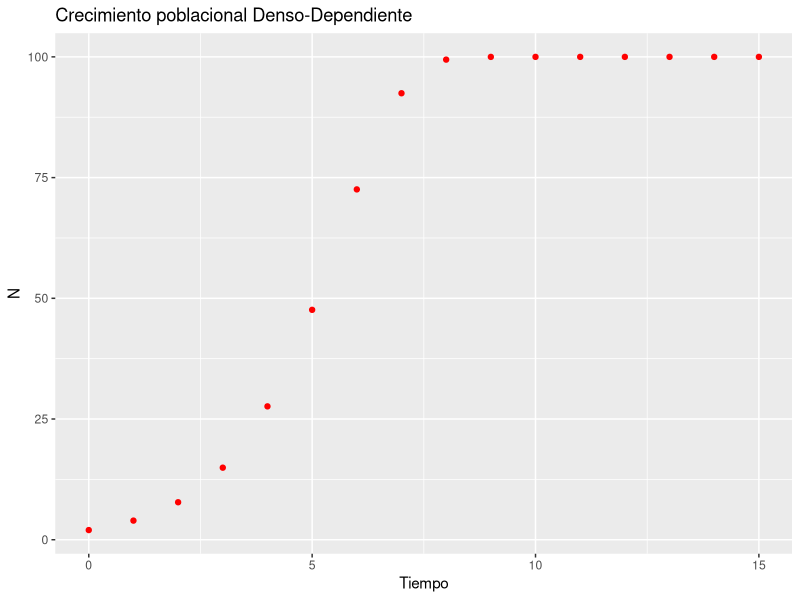
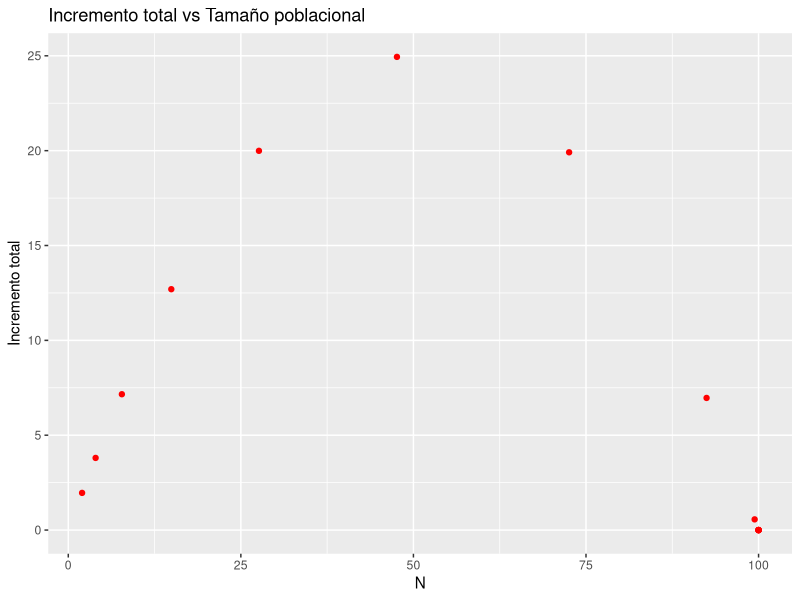
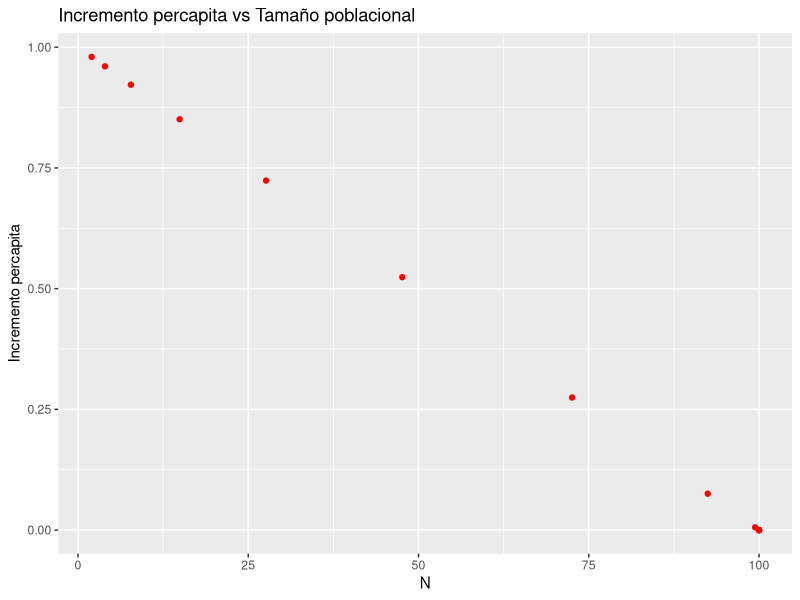
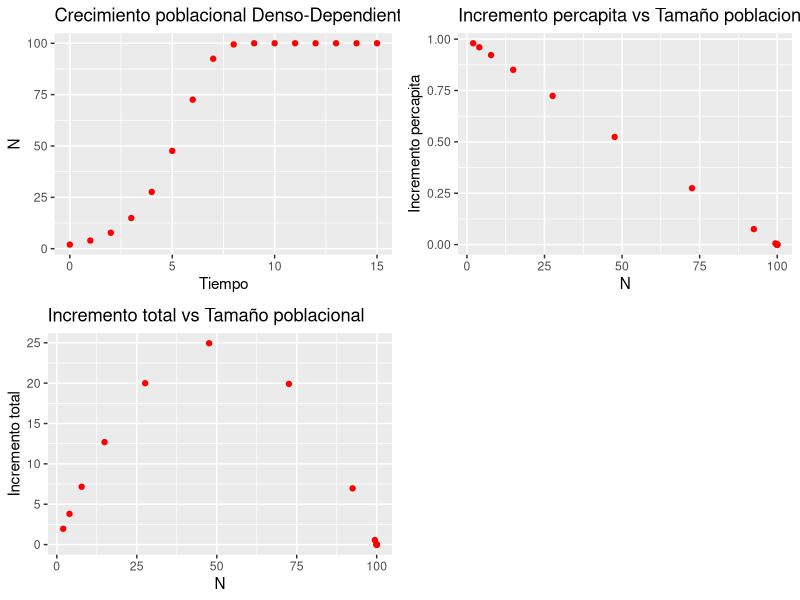
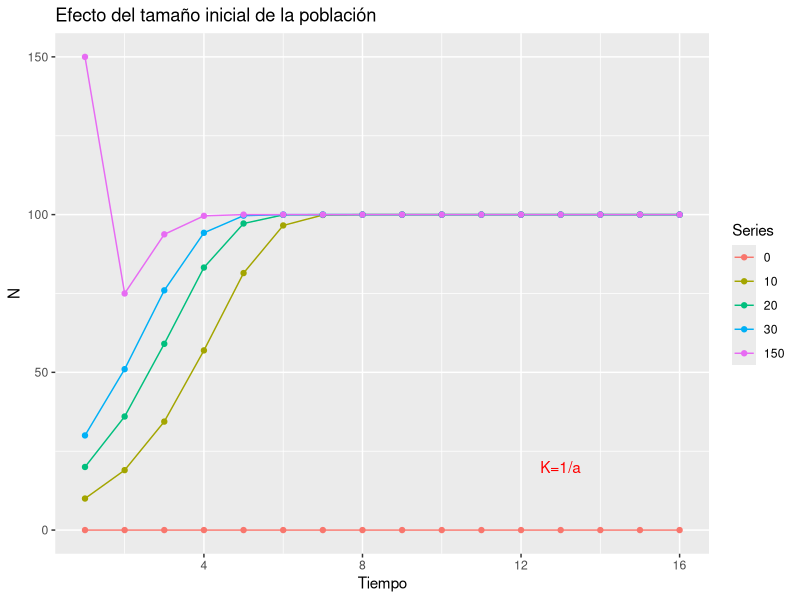
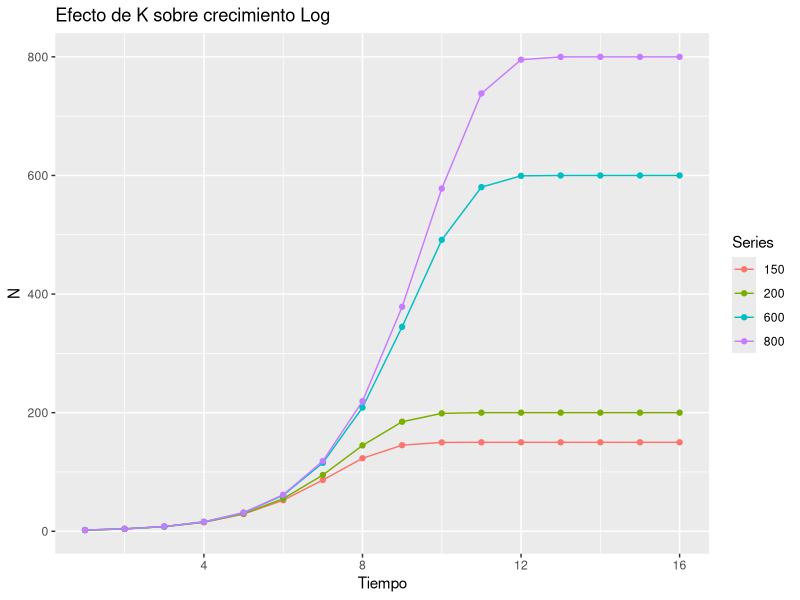
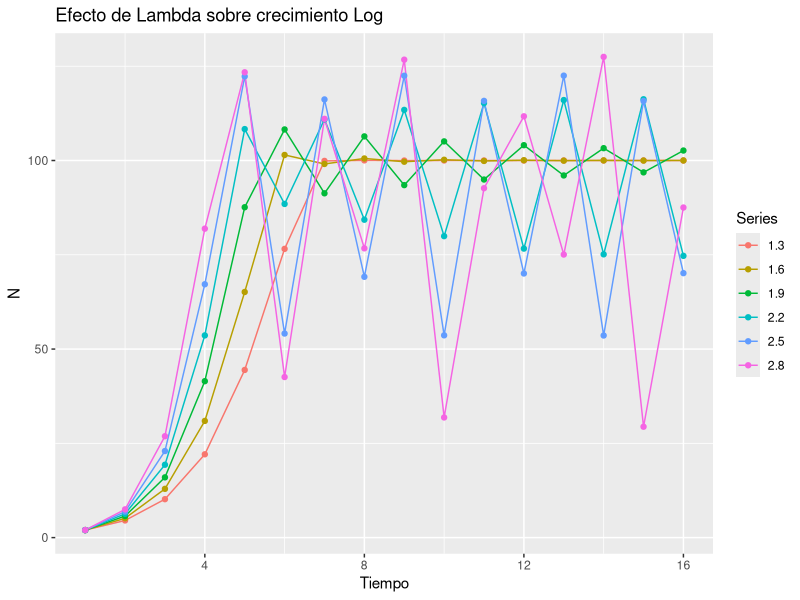
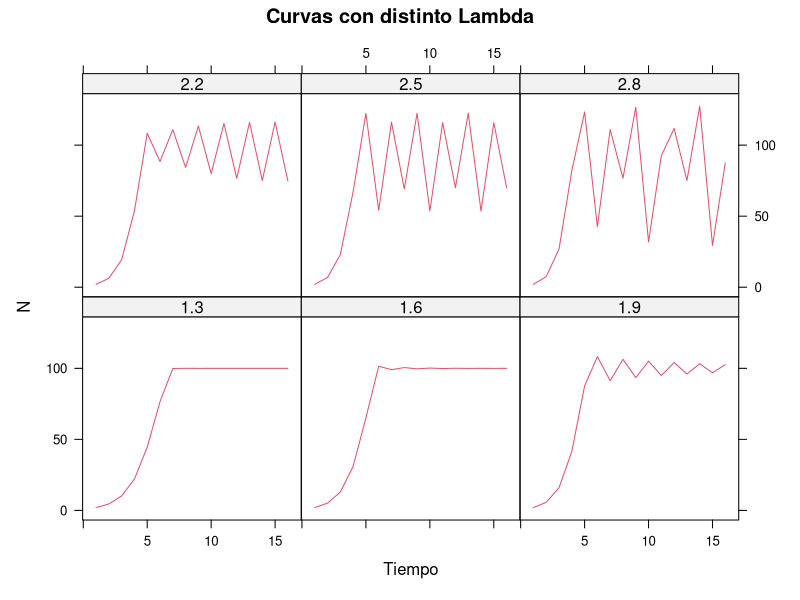

Source code (R) for these figures, in order:
#######################################################
########## Crecimiento Denso-dependiente ##############
#######################################################

## podemos generar una función simple (en tiempo discreto) para 
## proyectar el tamaño poblacional futuro incorporando los parámetros del modelo logístico.

##install.packages("ggplot2")
##install.packages("ggpubr")
##instal.packages("latice")
library(ggplot2)
library(ggpubr)
library(zoo)
library(lattice)

dlogistic <- function(K = 100, r = 1, N0 = 2, t = 15) {
    N <- c(N0, numeric(t))
      for (i in 1:t) N[i + 1] <- {
          N[i] + r * N[i] * (1 -  N[i]/K)
      }
          return(N)
}

## Podemos reemplazar los parámetros con valores predeterminados para 
## generar una proyección en el tiempo del tamaño poblacional y graficarlos: 

Nts <- dlogistic()

t <- 15; K <- 100
crec_logistic <- qplot(0:t, Nts, 
                       xlab = "Tiempo", 
                       ylab = "N",
                       main = "Crecimiento poblacional Denso-Dependiente", 
                       colour=I("Red"))
crec_logistic

## Incremento poblacional percápita vs Tamaño poblacional
## Exploremos como cambia el incremento total de la población en cada tiempo y el incremento percápita.

total.incr <- Nts[1:t + 1] - Nts[1:t]
per.capita.incr <- total.incr/Nts[1:t]


inc_total <- qplot(Nts[1:t], total.incr,
                   xlab = "N",
                   ylab = "Incremento total",
                   main = "Incremento total vs Tamaño poblacional",
                   colour=I("Red"))
inc_percapita <- qplot(Nts[1:t], per.capita.incr,
                       xlab = "N",
                       ylab = "Incremento percapita",
                       main = "Incremento percapita vs Tamaño poblacional",
                       colour=I("Red"))

inc_total
inc_percapita

ggarrange(crec_logistic, inc_percapita, inc_total)

## Efecto del tamaño inicial de la población

## Tomaremos 5 valores de población inicial y aplicaremos 
## nuestro modelo logístico a todos los valores para N0.

N0s <- c(0, 10, 20, 30, 150)
N <- data.frame(sapply(N0s, function(n) dlogistic(N0 = n)))

names(N)[names(N) == "X1"] <- "0"
names(N)[names(N) == "X2"] <- "10"
names(N)[names(N) == "X3"] <- "20"
names(N)[names(N) == "X4"] <- "30"
names(N)[names(N) == "X5"] <- "150"

autoplot(zoo(N), facet = NULL) + 
  geom_point() + 
  annotate(geom="text", x=13, y=20, label= "K=1/a", color = "red")+
  ggtitle(label = "Efecto del tamaño inicial de la población")+
  xlab(label = "Tiempo")+
  ylab(label = "N")


## ¿Qué efecto puedes notar al cambiar el tamaño inicial de la población?


## Efecto del valor de K

## Tomaremos 4 valores de K y le aplicaremos nuestro modelo logístico.

K.s <- c(150, 200, 600, 800)
N <- data.frame(sapply(K.s, function(a) dlogistic(K = a, t = 15)))

names(N)[names(N) == "X1"] <- "150"
names(N)[names(N) == "X2"] <- "200"
names(N)[names(N) == "X3"] <- "600"
names(N)[names(N) == "X4"] <- "800"

autoplot(zoo(N), facet = NULL) + geom_point() + 
  ggtitle(label = "Efecto de K sobre crecimiento Log")+
  xlab(label = "Tiempo")+
  ylab(label = "N")

## ¿Qué efecto puedes notar al cambiar los valores de K?

## Efecto de lambda sobre el crecimiento poblacional

## Tomaremos valores entre 1.3 y 2.8 para lambda de manera secuencial

lambda <- seq(1.3, 2.8, by = 0.3)
t <- 15
Ns <- data.frame(sapply(lambda, function(r) dlogistic(r = r,t = t)))

Ns

names(Ns)[names(Ns) == "X1"] <- "1.3"
names(Ns)[names(Ns) == "X2"] <- "1.6"
names(Ns)[names(Ns) == "X3"] <- "1.9"
names(Ns)[names(Ns) == "X4"] <- "2.2"
names(Ns)[names(Ns) == "X5"] <- "2.5"
names(Ns)[names(Ns) == "X6"] <- "2.8"

autoplot(zoo(Ns), facet = NULL) + geom_point() + 
  ggtitle(label = "Efecto de Lambda sobre crecimiento Log")+
  xlab(label = "Tiempo")+
  ylab(label = "N")

## ¿Qué efecto puedes notar al cambiar el valor de lambda? ¿Era algo esperado?

## Grafiquemos cada curva por separado para notar mejor el efecto de cambiar lambda.

tmp <- data.frame(lambda = as.factor(lambda), t(Ns))

Ns2 <- reshape(tmp, varying = list(2:ncol(tmp)), idvar = "lambda", v.names = "N", direction = "long")
str(Ns2)

print(xyplot(N ~ time | lambda, 
             data = Ns2, 
             type = "l", 
             layout = c(3, 2, 1), 
             col = 2,
             main="Curvas con distinto Lambda",
             xlab = "Tiempo"))

## ¿Qué puedes observar? ¿Existe algún patron?


## Anexo

## Diagramas de Bifurcación

## Ahora analizaremos qué ocurre al graficar N en función de distintos valores de lambda.

num.lambda <- 201; t <- 400
lambda.s <- seq(1, 3, length = num.lambda)

tmp <- sapply(lambda.s, function(r) dlogistic(r = r, N0 = 99, t = t))

tmp.s <- stack(as.data.frame(tmp))
names(tmp.s) <- c("N", "Old.Column.ID")
tmp.s$lambda <- rep(lambda.s, each = t + 1)
tmp.s$time <- rep(0:t, num.lambda)

## Tomamos sólo los valores finales que alcanza N para cada simulación.

N.bif <- subset(tmp.s, time > 0.5 * t)

d_bif <- qplot(lambda, N, data=N.bif,
      main = "Diagrama de Bifurcación",
      geom="point",
      size=I(0.5),
      colour=I("brown"))
d_bif+
  geom_vline(xintercept = 1.3, 
             linetype="dotted", 
            color = "red", 
            size=1.0) +
  geom_vline(xintercept = 1.6, 
             linetype="dotted", 
            color = "gold", 
            size=1.0) + 
  geom_vline(xintercept = 1.9, 
             linetype="dotted", 
             color = "green", 
             size=1.0)+ 
  geom_vline(xintercept = 2.2, 
             linetype="dotted", 
             color = "aquamarine", 
             size=1.0)+ 
  geom_vline(xintercept = 2.5, 
             linetype="dotted", 
             color = "blue", 
             size=1.0) + 
  geom_vline(xintercept = 2.8, 
             linetype="dotted", 
             color = "purple", 
             size=1.0)

## ¿Qué puedes observar? ¿Qué significan las bifurcaciones que se observan? ¿Cómo se relaciona este diagrama de bifurcación con lo observado en los gráficos anteriores?
